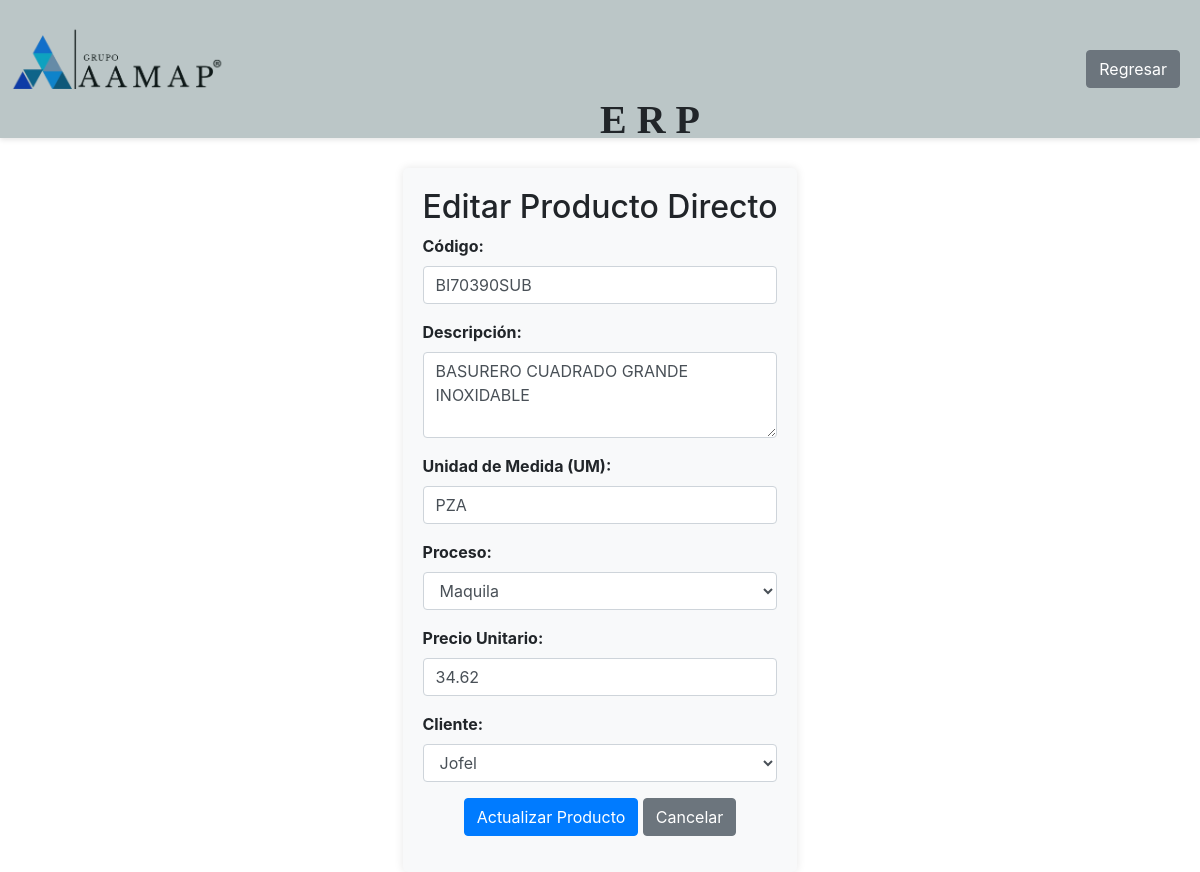
/ERP/editar_prod_directo.php?id=11 (signed in), run on the app's committed database.
### tables this page shows
CREATE TABLE `productos_p_directas` (
  `id_pd` int(11) NOT NULL,
  `codigo` varchar(50) NOT NULL COMMENT 'Código único del producto',
  `um` varchar(10) NOT NULL COMMENT 'Unidad de medida',
  `precio_unitario` decimal(10,2) NOT NULL,
  `proceso` enum('man','maq','com') NOT NULL COMMENT 'man=manufactura, maq=maquila, com=comercial',
  `id_cliente` int(11) NOT NULL COMMENT 'Cliente asociado al producto',
  `descripcion` text DEFAULT NULL,
  `activo` tinyint(1) DEFAULT 1 COMMENT '1=activo, 0=inactivo',
  `created_at` timestamp NOT NULL DEFAULT current_timestamp()
);

CREATE TABLE `clientes_p` (
  `id` int(11) NOT NULL,
  `nombre_comercial` varchar(100) NOT NULL,
  `razon_social` varchar(150) NOT NULL,
  `rfc` varchar(30) NOT NULL,
  `direccion` varchar(100) NOT NULL,
  `activo` tinyint(1) NOT NULL DEFAULT 1
);

### ERP/editar_prod_directo.php (the view, shortened to what this page needs)
<?php
require 'C:/xampp/htdocs/db_connect.php';
$id_pd = isset($_GET['id']) ? intval($_GET['id']) : 0;
$clientes_permitidos = [113, 114];
$producto = [];
if ($id_pd > 0) {
    $query = "SELECT pd.*, cp.nombre_comercial as cliente_nombre
              FROM productos_p_directas pd
              JOIN clientes_p cp ON pd.id_cliente = cp.id
              WHERE pd.id_pd = ?";
    $stmt = $conn->prepare($query);
    $stmt->bind_param('i', $id_pd);
    $stmt->execute();
    $result = $stmt->get_result();
    $producto = $result->fetch_assoc();
}
$query_clientes = "SELECT id, nombre_comercial FROM clientes_p WHERE id IN (" . implode(',', $clientes_permitidos) . ")";
$result_clientes = $conn->query($query_clientes);
$clientes = $result_clientes->fetch_all(MYSQLI_ASSOC);
?>
<!DOCTYPE html>
<html>
<head>
    <link rel="stylesheet" href="https://stackpath.bootstrapcdn.com/bootstrap/4.5.2/css/bootstrap.min.css">
    <link rel="stylesheet" type="text/css" href="stprojects.css">
</head>
<body>
<div class="navbar" style="display: flex; align-items: center; justify-content: space-between; padding: 0px; background-color: #f8f9fa; position: relative;">
    <img src="/assets/grupo_aamap.webp" alt="Logo AAMAP" style="width: 18%; position: absolute; top: 25px; left: 10px;">
    <div class="sticky-header" style="width: 100%;">
        <div class="container" style="display: flex; justify-content: flex-end; align-items: center;">
            <div style="position: absolute; top: 90px; left: 600px;"><p style="font-size: 2.5em; font-family: 'Verdana';"><b>E R P</b></p></div>
            <div style="display: flex; align-items: center; gap: 10px;">
                <a href="ver_prod_directos.php" class="btn btn-secondary chompa">Regresar</a>
            </div>
        </div>
    </div>
</div>
<div class="form-container">
    <h2 class="text-center">Editar Producto Directo</h2>
    <form method="POST" action="">
        <div class="form-group">
            <label for="codigo">Código:</label>
            <input type="text" class="form-control" id="codigo" name="codigo"
                   value="<?php echo htmlspecialchars($producto['codigo']); ?>" required>
        </div>
        <div class="form-group">
            <label for="descripcion">Descripción:</label>
            <textarea class="form-control" id="descripcion" name="descripcion"
                      rows="3" required><?php echo htmlspecialchars($producto['descripcion']); ?></textarea>
        </div>
        <div class="form-group">
            <label for="um">Unidad de Medida (UM):</label>
            <input type="text" class="form-control" id="um" name="um"
                   value="<?php echo htmlspecialchars($producto['um']); ?>" required>
        </div>
        <div class="form-group">
            <label for="proceso">Proceso:</label>
            <select class="form-control" id="proceso" name="proceso" required>
                <option value="maq" <?php echo $producto['proceso'] == 'maq' ? 'selected' : ''; ?>>Maquila</option>
            </select>
        </div>
        <div class="form-group">
            <label for="precio_unitario">Precio Unitario:</label>
            <input type="number" step="0.01" class="form-control" id="precio_unitario" name="precio_unitario"
                   value="<?php echo htmlspecialchars($producto['precio_unitario']); ?>" required>
        </div>
        <div class="form-group">
            <label for="id_cliente">Cliente:</label>
            <select class="form-control" id="id_cliente" name="id_cliente" required>
                <?php foreach ($clientes as $cliente): ?>
                    <option value="<?php echo $cliente['id']; ?>"
                        <?php echo $producto['id_cliente'] == $cliente['id'] ? 'selected' : ''; ?>>
                        <?php echo htmlspecialchars($cliente['nombre_comercial']); ?>
                    </option>
                <?php endforeach; ?>
            </select>
        </div>
        <div class="form-group text-center">
            <button type="submit" class="btn btn-primary">Actualizar Producto</button>
            <a href="ver_prod_directos.php" class="btn btn-secondary">Cancelar</a>
        </div>
    </form>
</div>
</body>
</html>

### ERP/stprojects.css (style rules this page uses)
body { margin: 0; padding: 0; display: flex; flex-direction: column; height: 100vh; }
.sticky-header { position: sticky; top: 0; z-index: 1000; background-color: rgba(47, 79, 79, 0.3); padding: 0 0; box-shadow: 0 2px 5px rgba(0, 0, 0, 0.1); }
.chompa { margin-left: 10px; }
.container { margin: 30px auto; padding: 20px; max-width: 1200px; border-radius: 10px; text-align: center; }

### ERP/editar_prod_directo.php (style rules this page uses)
.form-container { max-width: 800px; margin: 30px auto; padding: 20px; background-color: #f8f9fa; border-radius: 5px; box-shadow: 0 0 10px rgba(0,0,0,0.1); }
.form-group label { font-weight: bold; }

### data on the page
productos_p_directas: codigo "BI70390SUB", descripcion "BASURERO CUADRADO GRANDE INOXIDABLE", um "PZA", proceso "Maquila", precio_unitario "34.62", id_cliente "Jofel"
